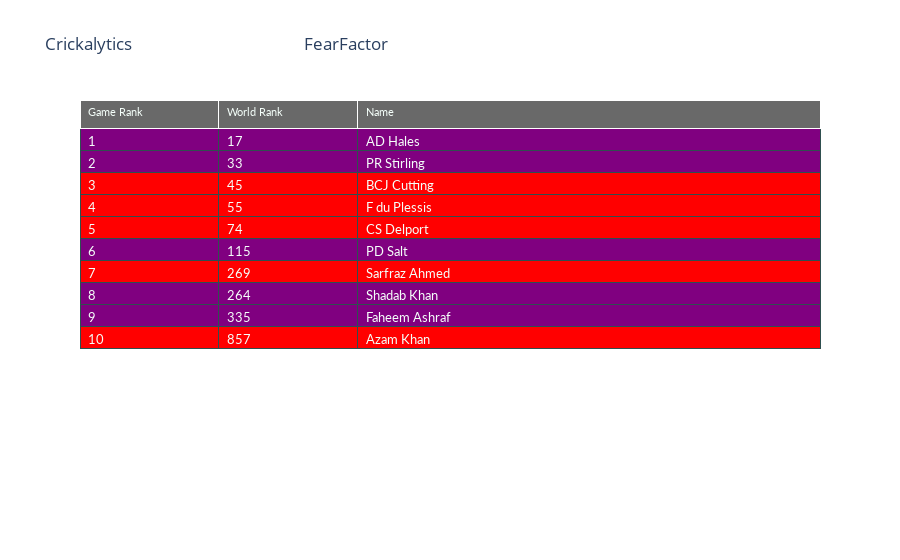

This figure's notebook cell:
### Code cell
import plotly.graph_objects as go
import pandas as pd

fig = go.Figure(data=[go.Table(
      columnorder = [1,2,3],
  columnwidth = [30,30,100],
    header=dict(values=list(G1.columns),
                fill_color='dimgray',
                font=dict(color='mintcream', family="Lato", size=11),
                align='left'),
    cells=dict(values=[G1['Game Rank'],G1['World Rank'],G1['Name']],
               fill= dict(color=[c]),
               line_color='darkslategray',
               font=dict(color='mintcream', family="Lato", size=13),
               height=22,
               align='left'))
])
fig.update_layout(geo=dict(bgcolor= 'mintcream'))
fig.update_layout(title_text='Crickalytics                                           FearFactor')
fig.show()

### Figure 1 — Plotly figure (JSON) as saved in the notebook; plotly's stock layout.template omitted (floating-point values rounded to 4 significant figures)
{"data": [{"cells": {"align": "left", "fill": {"color": [["purple", "purple", "red", "red", "red", "purple", "red", "purple", "purple", "red", "purple", "purple", "red", "red", "red", "purple", "red", "purple", "purple", "red", "purple", "purple", "red", "red", "red", "purple", "red", "purple", "purple", "red"]]}, "font": {"color": "mintcream", "family": "Lato", "size": 13}, "height": 22, "line": {"color": "darkslategray"}, "values": [["1", "2", "3", "4", "5", "6", "7", "8", "9", "10"], ["17", "33", "45", "55", "74", "115", "269", "264", "335", "857"], ["AD Hales", "PR Stirling", "BCJ Cutting", "F du Plessis", "CS Delport", "PD Salt", "Sarfraz Ahmed", "Shadab Khan", "Faheem Ashraf", "Azam Khan"]]}, "columnorder": [1, 2, 3], "columnwidth": [30, 30, 100], "header": {"align": "left", "fill": {"color": "dimgray"}, "font": {"color": "mintcream", "family": "Lato", "size": 11}, "values": ["Game Rank", "World Rank", "Name"]}, "type": "table"}], "layout": {"geo": {"bgcolor": "mintcream"}, "title": {"text": "Crickalytics                                           FearFactor"}}}
